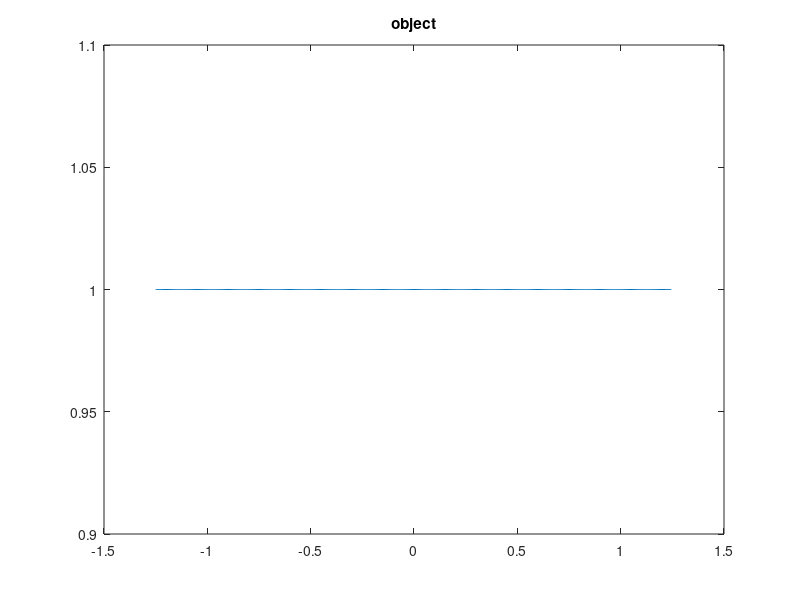
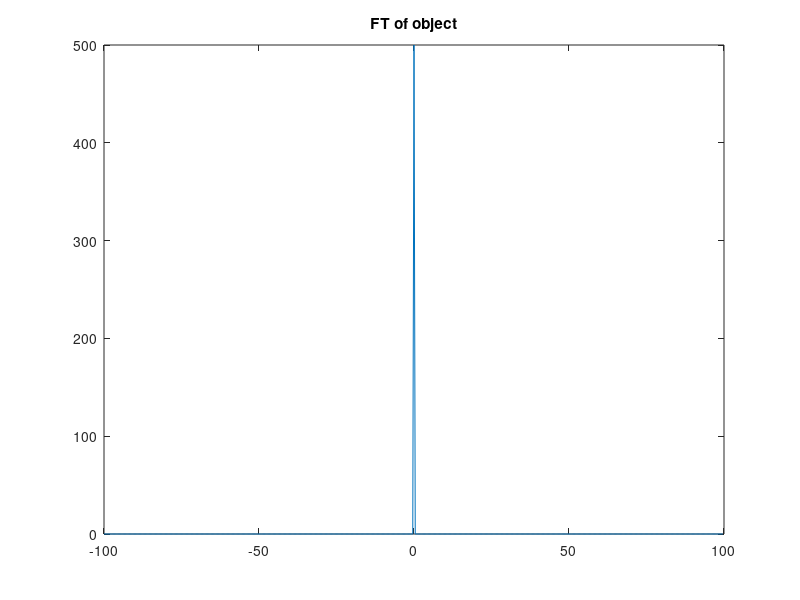

Write the MATLAB code that produced these figures, in order. (Note: this script raises an error after producing the figures.)
clc
clear all
close all

%% input field parameters
s = 2.5;                                             %aperture size unit:mm
pitch = 0.005;                                       % sampling interval
n0 = round(s/pitch);
r = s/pitch/2;
t = zeros(n0,1);
t (round(n0/2)-r+1:round(n0/2)+r,1) = 1;            %aperture
lam = 500e-6;                                       %illumination wavelength
k = 2*pi/lam;
n1 = size(t,1);
l = n1*pitch;
x1 = linspace(-l/2,l/2-pitch,n1)';                  %input plane coordinate
fx1 = linspace(-1/2/pitch,1/2/pitch-1/l,n1)';       %spatial frequency
figure,plot(x1,t);title('object')
t_FT = fftshift(fft(fftshift(t)));                  %Fourier spectrum of the aperture
figure,plot(fx1,abs(t_FT));title('FT of object')

%% output field parameters
    theta = 30*pi/180;                             %illumination angle
    z = 200;                                       %propagation distance
    
    S = s+0.02*z;                                  %size of the diffraction field
    L = (s+S)/2;
    x0 = z*tan(theta);                             %off-axis offset
    
    theta_min = asin(sin(theta)-lam/2/pitch);
    theta_max = asin(sin(theta)+lam/2/pitch);

    d1 = S/2-n0*pitch/2+x0-z*tan(theta_min);
    d2 = S/2-n0*pitch/2-x0+z*tan(theta_max);
    pitch_f = 1/(n0*pitch+max(d1,d2));            %sampling interval of the transfer function
    
    f_max = (x0+L)/lam/sqrt((x0+L)^2+z^2)-sin(theta)/lam;
    f_min = (x0-L)/lam/sqrt((x0-L)^2+z^2)-sin(theta)/lam;
    
    f_ul = min(f_max,1/2/pitch);
    f_ll = max(f_min,-1/2/pitch);
    M = ceil((f_ul-f_ll)/pitch_f);
    
    fx = f_ll+(1:M)*pitch_f-pitch_f;
    fx = fx';
    H = exp(1i*k*(lam*x0*fx+z*sqrt(1-(fx*lam+sin(theta)).^2))); % transfer function
    
    
    pitch_2 = round(1000/2/max(abs(f_ul),abs(f_ll)))/1000;      % sampling interval of the diffraction field
    n2 = ceil(S/pitch_2);
    S = n2*pitch_2;
    X = linspace(-S/2+x0,S/2+x0-pitch_2,n2)';
    K1 = n1/2/max(abs(fx1));
    rr = S/s;
    
%% NUFFT calculation
iflag = -1;
eps = 10^(-12);

tic
t_asmNUFT = nufft1d3(n1,x1/max(abs(x1))*pi,t,iflag,eps,M,(fx)*K1);
t_pro_asmNUFT = nufft1d3(M,(fx)*K1*rr,(H.*t_asmNUFT),-iflag,eps,n2,(X-x0)/(max(abs(X-x0)))*pi);
toc
t_pro_asmNUFT = t_pro_asmNUFT/max(abs(t_pro_asmNUFT))/sqrt(1i);

figure,plot(X-x0,abs(t_pro_asmNUFT));set(gca,'looseInset',[0 0 0 0]);title('proposed amplitude')
figure,plot(X-x0,angle(t_pro_asmNUFT));set(gca,'looseInset',[0 0 0 0]);title('proposed phase')

%% analytical integral 
uu = zeros(n2,1);
tic
for j = 1:n2
      fun = @(xn) 1/2/pi*z./sqrt((X(j)-xn).^2+z^2).*(1./sqrt((X(j)-xn).^2+z^2)...
               -1i*k/pi).*exp(1i*k*sqrt((X(j)-xn).^2+z^2))./sqrt((X(j)-xn).^2+z^2).*exp(1i*k*xn*sin(theta));
    uu(j,1) = integral(fun,-(r-0)*pitch,(r-1)*pitch);
end
toc
uu = uu/max(abs(uu))./exp(1i*k*X*sin(theta));

phase_rsi = (angle(uu));
amplitude_rsi = abs(uu);
intensity_rsi = amplitude_rsi.^2;

figure,plot(X-x0,(phase_rsi));title('Analytical integral phase ')
set(gca,'looseInset',[0 0 0 0])
figure,plot(X-x0,amplitude_rsi);title('Analytical integral amplitude')
set(gca,'looseInset',[0 0 0 0])

%% SNR
aa = (t_pro_asmNUFT);
bb = (uu);
alpha_be = (sum(aa.*conj(bb)))/(sum((abs(bb)).^2));
snr_be = 10*log10((sum((abs(aa)).^2))/(sum((abs(aa-alpha_be*bb)).^2)))



